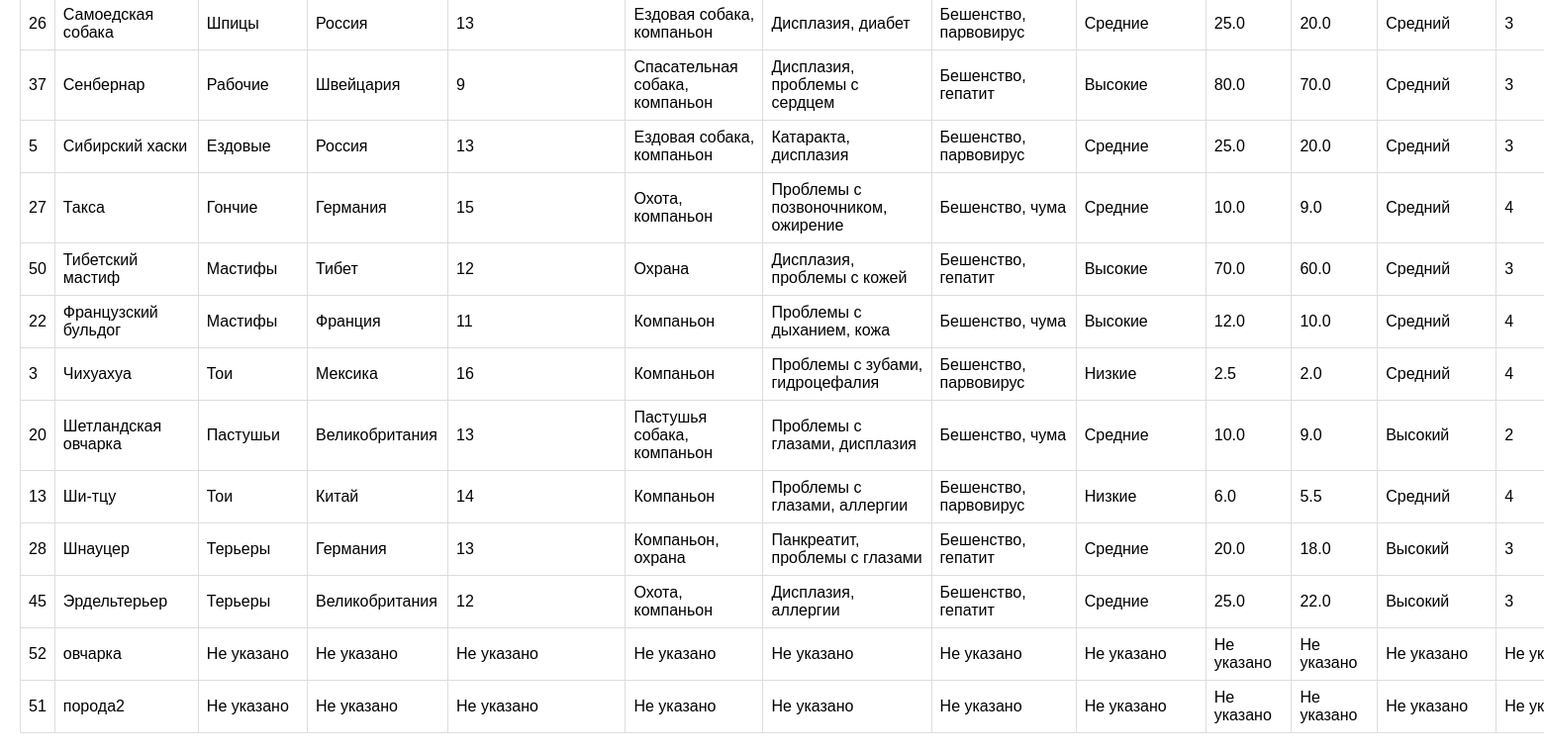
The page /breeds (lower part) on the database as committed earlier.
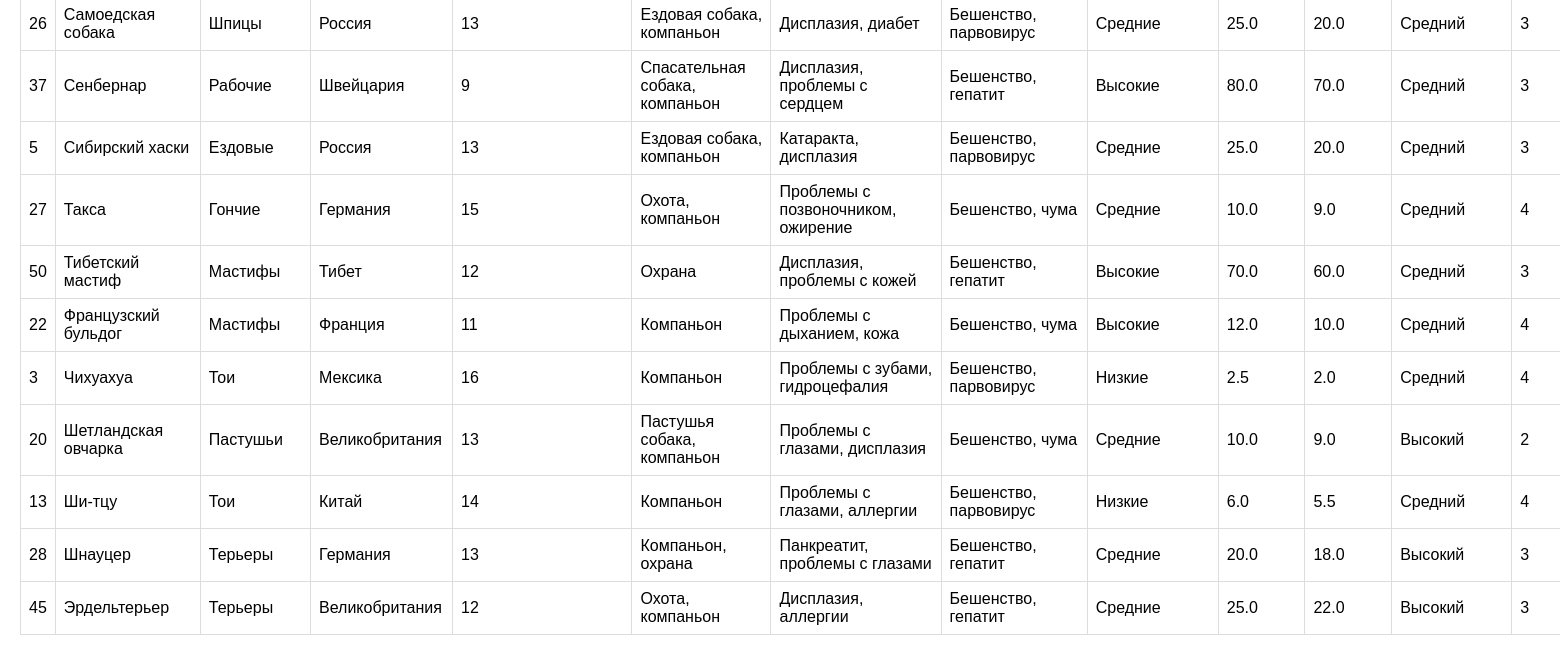
The same page on the database as committed later.
### tables this page shows
CREATE TABLE breeds (
    id INTEGER PRIMARY KEY AUTOINCREMENT,
    breed_name VARCHAR(100) NOT NULL,
    breed_group VARCHAR(50),
    origin_country VARCHAR(50),
    average_lifes INTEGER,
    typical_use VARCHAR(100),
    common_health_issues VARCHAR(200),
    recommended_vaccinations VARCHAR(200),
    veterinary_care VARCHAR(50),
    average_weight_male FLOAT,
    average_weight_female FLOAT,
    trainability_level VARCHAR(50),
    recommended_training_age INTEGER,
    common_behavioral_issues VARCHAR(200),
    preferred_training_methods VARCHAR(200),
    typical_learning_period INTEGER
);

### flask_app.py (the view, shortened to what this page needs)
@app.route('/breeds', methods=['GET', 'POST'])
def breeds():
    errors = []
    with get_db_connection() as conn:
        breeds = conn.execute("SELECT * FROM breeds ORDER BY breed_name").fetchall()
    return render_template('breeds.html', breeds=breeds, errors=errors)

### flask_app.py (called while the page is built)
def get_db_connection():
    conn = sqlite3.connect(DB_PATH, timeout=10)
    conn.row_factory = sqlite3.Row
    return conn

### templates/breeds.html (shortened to what this page needs)
<!DOCTYPE html>
<html lang="ru">
<head>
    <link rel="stylesheet" href="{{ url_for('static', filename='style.css') }}">
</head>
<body>
    {% if breeds %}
        <table>
    {% for breed in breeds %}
    <tr>
        <td>{{ breed['id'] }}</td>
        <td>{{ breed['breed_name'] }}</td>
        <td>{{ breed['breed_group'] or 'Не указано' }}</td>
        <td>{{ breed['origin_country'] or 'Не указано' }}</td>
        <td>{{ breed['average_lifes'] or 'Не указано' }}</td>
        <td>{{ breed['typical_use'] or 'Не указано' }}</td>
        <td>{{ breed['common_health_issues'] or 'Не указано' }}</td>
        <td>{{ breed['recommended_vaccinations'] or 'Не указано' }}</td>
        <td>{{ breed['veterinary_care'] or 'Не указано' }}</td>
        <td>{{ breed['average_weight_male'] or 'Не указано' }}</td>
        <td>{{ breed['average_weight_female'] or 'Не указано' }}</td>
        <td>{{ breed['trainability_level'] or 'Не указано' }}</td>
        <td>{{ breed['recommended_training_age'] or 'Не указано' }}</td>
    </tr>
    {% endfor %}
</table>
    {% else %}
        <p>Нет пород для отображения.</p>
    {% endif %}
</body>
</html>

Rows that differ between the two databases and show on the page:
removed breeds: id "52", breed_name "овчарка", breed "Не указано", breed "Не…"
removed breeds: id "51", breed_name "порода2", breed "Не указано", breed "Не…"
